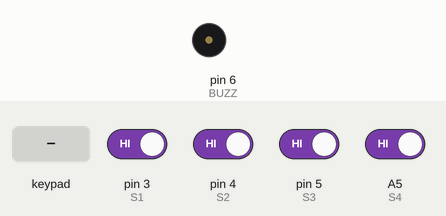
Simulated run of this sketch. Board: Arduino Uno, built with avr-gcc and run on an emulated ATmega328P. Parts: buzzer (waves = sounding). Inputs (shaded band) come from the test bench; at power-on: A5 (S4), pin 3 (S1), pin 4 (S2), pin 5 (S3) HIGH. What the sketch prints to the serial monitor is not drawn.

Above: at 0.02 s.
At 1.2 s:
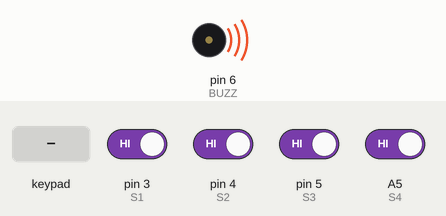
1.3 s: keypad keys 0 0 0 0 pressed 0.4 s apart
5.9 s: pin 3 (S1) driven LOW
8.9 s: pin 4 (S2) driven LOW
11.9 s: pin 5 (S3) driven LOW
14.9 s: A5 (S4) driven LOW
17.9 s: pin 3 (S1) driven HIGH
Timing chart, 0 to 20.9 s (numbered marks = the images above; inputs shaded):
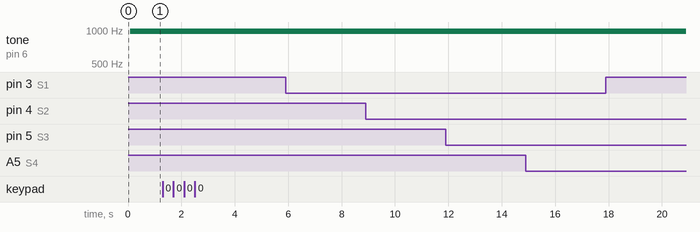

The sketch:

partial1_freertos.ino
```cpp
#include <Arduino_FreeRTOS.h>
#include <semphr.h>
#include <ArduinoJson.h>
#include <Keypad.h>
#include "queue.h"

#define S1 3
#define S2 4
#define S3 5
#define S4 A5
#define BUZZ 6

const byte rowsCount = 4;
const byte columsCount = 4;

char keys[rowsCount][columsCount] = {
    {'1', '2', '3', 'A'},
    {'4', '5', '6', 'B'},
    {'7', '8', '9', 'C'},
    {'*', '0', '#', 'D'}};

const byte rowPins[rowsCount] = {13, 12, 11, 10};
const byte columnPins[columsCount] = {9, 8, 7, A0};

Keypad keypad = Keypad(makeKeymap(keys), rowPins, columnPins, rowsCount, columsCount);
char password[5] = "0000";

DynamicJsonDocument data(64);

QueueHandle_t xPrintQueue, xBuzzerQueue;
TaskHandle_t vSetPwdHandle, vSetSensorsHandle;

typedef bool TaskProfiler;
TaskProfiler Sensor1Profiler, Sensor2Profiler, Sensor3Profiler, Sensor4Profiler, ArmedProfiler, DelayFlagProfiler;

char *readKeypad()
{
  char password[5];
  int i = 0;
  while (i < 4)
  {
    char key = keypad.getKey();
    if (key)
    {
      password[i] = key;
      i++;
    }
  }

  return password;
}

void setup()
{
  // put your setup code here, to run once:

  data["sensor"] = "";
  data["state"] = false;

  ArmedProfiler = false;
  Serial.begin(9600);
  pinMode(S1, INPUT);
  pinMode(S2, INPUT);
  pinMode(S3, INPUT);
  pinMode(S4, INPUT);
  pinMode(BUZZ, OUTPUT);
  xPrintQueue = xQueueCreate(10, sizeof(char *));
  xBuzzerQueue = xQueueCreate(5, sizeof(int));

  xTaskCreate(vHandlerTaskSetPwd, "KEYPAD HANDLER TASK", 100, NULL, 3, &vSetPwdHandle);

  xTaskCreate(vTaskReadSensors, "SENSORs READING TASK", 300, NULL, 4, &vSetSensorsHandle);

  xTaskCreate(vBuzzerGatekeeper, "Buzzer GateKeeper", 100, NULL, 1, NULL);

}


void vBuzzerGatekeeper(void *pvParameters)
{
  int f;
  const TickType_t xTicksToWait = pdMS_TO_TICKS(50);

  while(1)
  {

    xQueueReceive(xBuzzerQueue, &f, xTicksToWait);
    analogWrite(BUZZ, f);
  }
}

void vTaskReadSensors(void *pvParameters)
{

  String s = "";
  char state[10];
  const TickType_t xTicksToWait = pdMS_TO_TICKS(10);

  while(1)
  {
    Sensor1Profiler = !digitalRead(S1);
    Sensor2Profiler = !digitalRead(S2);
    Sensor3Profiler = !digitalRead(S3);
    Sensor4Profiler = !digitalRead(S4);

    if(ArmedProfiler){
        data["sensor"] = "1";
        data["state"] = !Sensor1Profiler;
        serializeJson(data, Serial);
        Serial.println();

        data["sensor"] = "2";
        data["state"] = !Sensor2Profiler;
        serializeJson(data, Serial);
        Serial.println();

        data["sensor"] = "3";
        data["state"] = !Sensor3Profiler;
        serializeJson(data, Serial);
        Serial.println();

        data["sensor"] = "4";
        data["state"] = !Sensor4Profiler;
        serializeJson(data, Serial);
        Serial.println();
      if( !(Sensor1Profiler && Sensor2Profiler && Sensor3Profiler && Sensor4Profiler) ){
        if(DelayFlagProfiler){

          // Serial.println("BUZZ ON");
          int vol = 127;
          // xQueueSend(xBuzzerQueue, &vol, xTicksToWait);
          analogWrite(BUZZ, vol);
        }
      }
    }

    //taskENTER_CRITICAL();
    /*
    data["sensor"] = "1";
    data["state"] = !Sensor1Profiler;
    serializeJson(data, Serial);
    Serial.println();

    data["sensor"] = "2";
    data["state"] = !Sensor2Profiler;
    serializeJson(data, Serial);
    Serial.println();

    data["sensor"] = "3";
    data["state"] = !Sensor3Profiler;
    serializeJson(data, Serial);
    Serial.println();

    data["sensor"] = "4";
    data["state"] = !Sensor4Profiler;
    serializeJson(data, Serial);
    Serial.println();
    */
    //taskEXIT_CRITICAL();

    // Serial.println("S1, " + String(Sensor1Profiler));
    // Serial.println("S2, " + String(Sensor2Profiler));
    // Serial.println("S3, " + String(Sensor3Profiler));
    // Serial.println("S4, " + String(Sensor4Profiler));

    vTaskDelay(50 / portTICK_PERIOD_MS);
  }
}


void vHandlerTaskSetPwd(void *pvParameters)
{

  while (1)
  {
    const TickType_t xTicksToWait = pdMS_TO_TICKS(10);
    if (ArmedProfiler)
    {
      if (!strncmp(password,readKeypad() , 4)){
        int vol = 0;
        // Serial.println("BUZZ OFF");
        // xQueueSend(xBuzzerQueue, &vol, xTicksToWait);
        analogWrite(BUZZ, vol);
        ArmedProfiler = false;
      }
    }
    else
    {
      memcpy(password, readKeypad(), sizeof(password) - sizeof(char));
      // Serial.println("ARMED");
      ArmedProfiler = true;
      DelayFlagProfiler = false;
      vTaskSuspend(vSetSensorsHandle);
      vTaskDelay(5000 / portTICK_PERIOD_MS);
      vTaskResume(vSetSensorsHandle);
      DelayFlagProfiler = true;
    }
    // }

    vTaskDelay(50 / portTICK_PERIOD_MS);
  }
}

void loop() {}
```

Measured:
- after the input at 1.3 s, every drawn part: stays the same
- after the input at 5.9 s, every drawn part: stays the same
- after the input at 8.9 s, every drawn part: stays the same
- after the input at 11.9 s, every drawn part: stays the same
- after the input at 14.9 s, every drawn part: stays the same
- after the input at 17.9 s, every drawn part: stays the same
